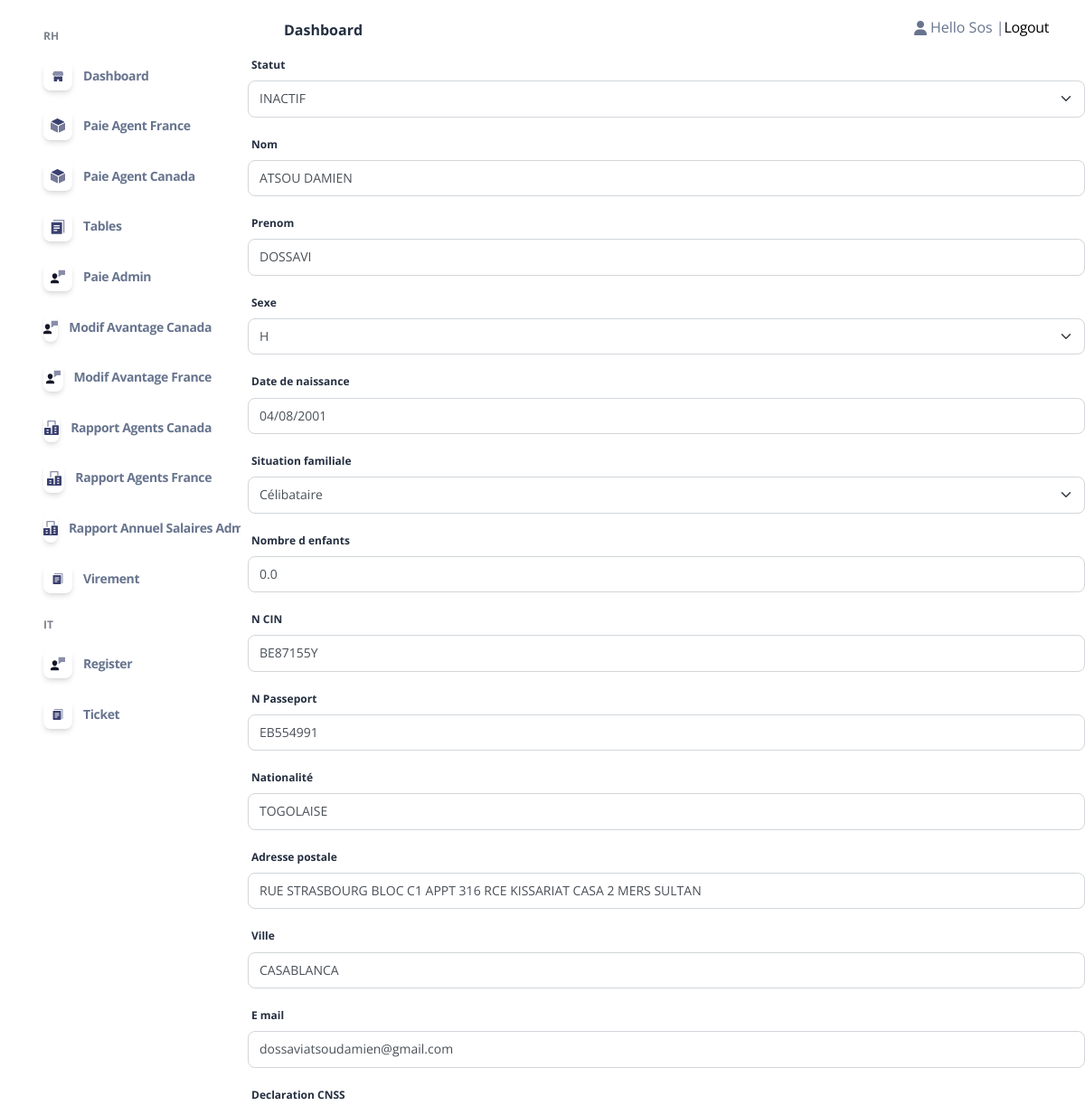
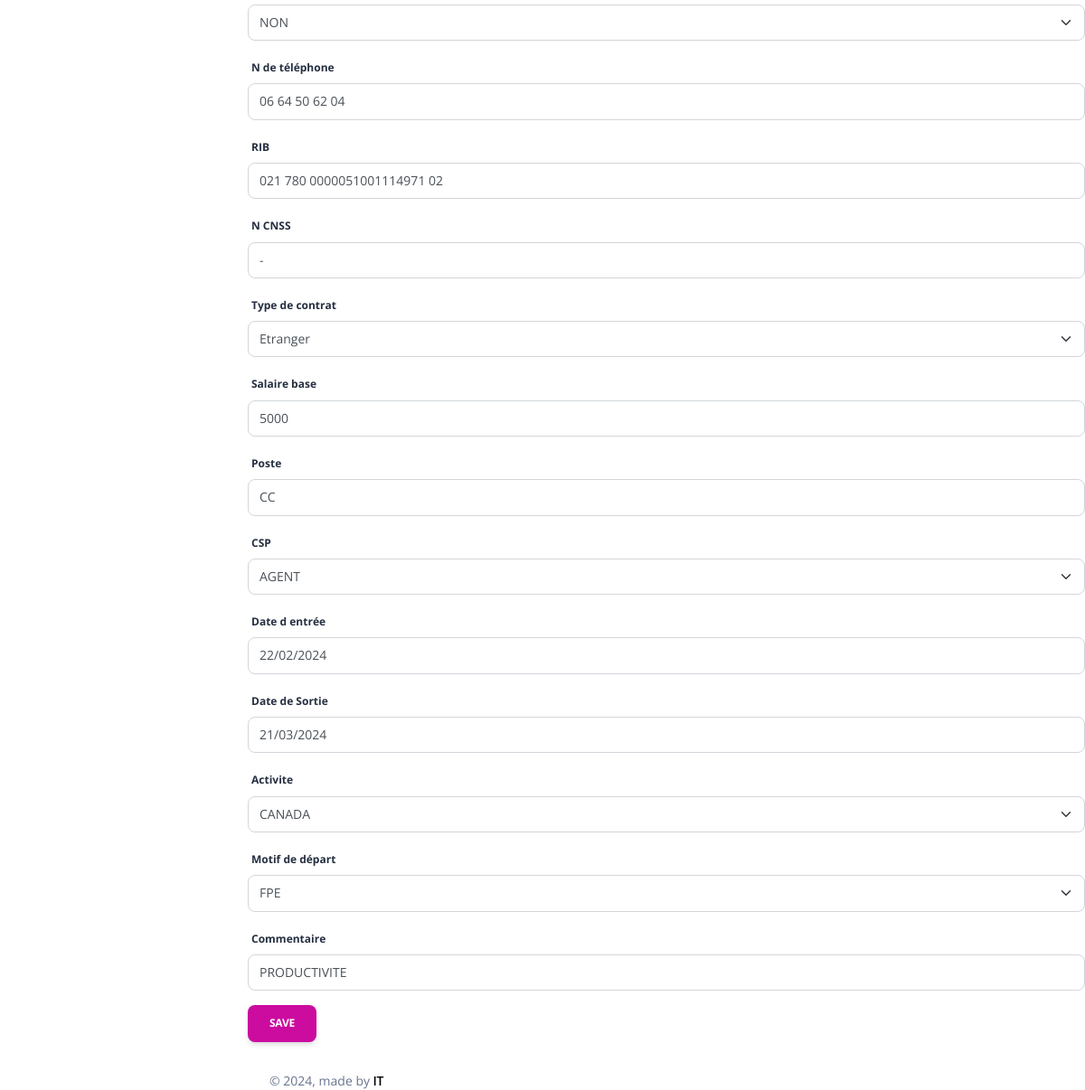
The page /EditC/18 (signed in) on the database its author committed (2 pictures, top to bottom).
### admin_Sos/models.py (models this page shows, shortened)
class Collaborateur(models.Model):
    Statut_P= (
        ('AGENT','AGENT'),
        ('CADRE','CADRE'),
        ('TECHNICIEN','TECHNICIEN'),
        ('STAGIAIRE','STAGIAIRE'),
    )
    STATUT_statut = (
        ('ACTIF','ACTIF'),
        ('INACTIF','INACTIF'),
        ('FORMATION','FORMATION'),
        ('STAGE','STAGE'),
    )
    STATUT_activite = (
        ('FRANCE','FRANCE'),
        ('CANADA','CANADA'),
    )
    STATUT_causededepart = (
        ('Demission','Demission'),
        ('Licenciement','Licenciement'),
        ('FPE','FPE'),
        ('Fin de contrat','Fin de contrat'),
        ('Comportement','Comportement'),
        ('Etudes','Etudes'),
        ('Sans motif(Volantaire)','Sans motif(Volantaire)'),
        ('Autre','Autre'),
    )
    Contart = (
        ('Etranger','Etranger'),
        ('Stage','Stage'),
        ('CDD','CDD'),
        ('CDI','CDI'),
    )
    TTGD = (
        ('Célibataire ','Célibataire'),
        ('Marié(e)','Marié(e)'),
        ('Divorcé(e)','Divorcé(e)'),
        ('Veuf(ve)','Veuf(ve)'),
    )
    statut_sexe = (
        ('H','H'),
        ('F','F'),
    )
    statut_TF = (
        ('OUI','OUI'),
        ('NON','NON'),
    )
    Statut = models.CharField(max_length=10,null=True,blank=True,choices=STATUT_statut)
    Nom = models.CharField(max_length=500,null=True,blank=True)
    Prenom = models.CharField(max_length=500,null=True,blank=True)
    Sexe = models.CharField(max_length=50,null=True,blank=True,choices=statut_sexe)
    Date_de_naissance = models.DateField(null=True,blank=True)
    Age = models.PositiveIntegerField(null=True,blank=True)
    Situation_familiale = models.CharField(max_length=100, null=True,blank=True,choices=TTGD)
    Nombre_d_enfants = models.FloatField(default=0, null=True,blank=True)
    N_CIN =models.CharField(default="-",max_length=120 ,null=True,blank=True)
    N_Passeport=models.CharField(default="-",max_length=300 ,null=True,blank=True)
    Nationalité=models.CharField(default="-",max_length=200,null=True,blank=True)
    Adresse_postale=models.CharField(default="-",max_length=200,null=True,blank=True)
    Ville=models.CharField(default="-",max_length=100,null=True,blank=True)
    E_mail= models.EmailField(null=True,blank=True)
    Declaration_CNSS= models.CharField(max_length=100,null=True,blank=True,choices=statut_TF)
    N_de_téléphone=models.CharField(max_length=200,null=True,blank=True)
    RIB = models.CharField(default="-",max_length=300,null=True,blank=True)
    N_CNSS= models.CharField(default="-",max_length=200,null=True,blank=True)
    Type_de_contrat= models.CharField(max_length=100,null=True,blank=True,choices=Contart)
    Salaire_base = models.PositiveBigIntegerField(default=0,null=True,blank=True)
    Nombre_de_Jour_Travaille_Admin= models.PositiveIntegerField(default=0,null=True,blank=True)
    Poste = models.CharField(max_length=100,null=True,blank=True)
    CSP = models.CharField(max_length=100,null=True,blank=True,choices=Statut_P)
    Date_d_entrée = models.DateField(null=True,blank=True)
    Date_de_Sortie = models.DateField(null=True,blank=True)
    anciennetee = models.IntegerField(default=0,null=True, blank=True)
    Motif_de_départ = models.CharField(default="-",max_length=1000,null=True,blank=True,choices=STATUT_causededepart)
    Commentaire = models.CharField(default="-",max_length=1000,null=True,blank=True)
    Prime_Produit = models.FloatField(default=0,null=True,blank=True)
    Nbre_d_heures_Travaillees= models.FloatField(default=0,null=True,blank=True)
    Planifier= models.FloatField(default=0,null=True,blank=True)
    Avance_sur_salaire = models.FloatField(default=0,null=True,blank=True)
    S_H = models.FloatField(default=0,null=True, blank=True)
    Activite=models.CharField(max_length=100,null=True,blank=True,choices=STATUT_activite)
    user =models.OneToOneField(User, null=True,blank=True,on_delete=models.CASCADE)

### admin_Sos/decorators.py (the view)
        def wrapper_func(request,*args, **kwargs):
            group=None
            if request.user.groups.exists():
                group= request.user.groups.all()[0].name
            if group == 'Admin':
                return view_func(request,*args, **kwargs)
            if group == 'Agent':
                return redirect('home')
            else:
                return redirect('login')

### admin_Sos/forms.py
class Collaborateurform(forms.ModelForm):
    class Meta:
        model=Collaborateur
        fields = ['Statut','Nom', 'Prenom','Sexe', 'Date_de_naissance','Situation_familiale','Nombre_d_enfants','N_CIN','N_Passeport','Nationalité','Adresse_postale','Ville','E_mail','Declaration_CNSS','N_de_téléphone','RIB','N_CNSS','Type_de_contrat','Salaire_base','Poste','CSP','Date_d_entrée','Date_de_Sortie','Activite','Motif_de_départ','Commentaire']

### admin_Sos/views.py (called while the page is built)
@login_required(login_url='login')
@admin_only
def EditCView(request,id):
    instance= Collaborateur.objects.get(id=id)
    if request.method == "POST":
        form = Collaborateurform(data=request.POST,files=request.FILES,instance=instance)
        if form.is_valid():
            form.save()
            return redirect('table')
    if request.method == "GET":
        form = Collaborateurform(instance=instance)
    return render(request,'admin_/EditC.html',{'form':form,'collaborateur':instance})

### Templates/admin_/EditC.html (shortened to what this page needs)
{% extends 'admin_/Base/homebase_admin.html' %}
{% block body %}{% include 'admin_/content/Modify/content_editC.html'%}{% endblock  %}

### Templates/admin_/Base/header_admin.html (shortened to what this page needs)
{% load static %}
<body class="g-sidenav-show h-100  bg-gray-100" style="background-color: white !important;">
  <aside class="sidenav navbar navbar-vertical navbar-expand-xs border-0 border-radius-xl my-3 fixed-left ms-3" id="sidenav-main">
    <div class="collapse navbar-collapse h-100 w-200" id="sidenav-collapse-main">
      <ul class="navbar-nav">
        <li class="nav-item mt-3">
          <h6 class="ps-4 ms-2 text-uppercase text-xs font-weight-bolder opacity-6" style="font-weight: bold;!important">RH</h6>
        </li>
        <li class="nav-item">
          <a class="nav-link  {% if request.path == '/home_admin/' %}active{% endif %}" href="{% url 'home_admin' %}">
            <div class="icon icon-shape icon-sm shadow border-radius-md bg-white text-center me-2 d-flex align-items-center justify-content-center">
            </div>
            <span class="nav-link-text ms-1" style="font-weight: bold;!important">Dashboard</span>
          </a>
        </li>
        <li class="nav-item">
          <a class="nav-link {% if request.path == '/HW/' %}active{% endif %}" href="{% url 'tableF' %}">
            <div class="icon icon-shape icon-sm shadow border-radius-md bg-white text-center me-2 d-flex align-items-center justify-content-center">
            </div>
            <span class="nav-link-text ms-1"style="font-weight: bold;!important">Paie Agent France</span>
          </a>
        </li>
        <li class="nav-item">
          <a class="nav-link {% if request.path == '/HW/' %}active{% endif %}" href="{% url 'tableC' %}">
            <div class="icon icon-shape icon-sm shadow border-radius-md bg-white text-center me-2 d-flex align-items-center justify-content-center">
            </div>
            <span class="nav-link-text ms-1"style="font-weight: bold;!important">Paie Agent Canada</span>
          </a>
        </li>
        <li class="nav-item">
          <a class="nav-link {% if request.path == '/table/' %}active{% endif %} " href="{% url 'table' %}">
            <div class="icon icon-shape icon-sm shadow border-radius-md bg-white text-center me-2 d-flex align-items-center justify-content-center">
            </div>
            <span class="nav-link-text ms-1"style="font-weight: bold;!important">Tables</span>
          </a>
        </li>
        <li class="nav-item">
          <a class="nav-link {% if request.path == '/Salaire Admin/' %}active{% endif %} " href="{% url 'salaire_admin' %}">
            <div class="icon icon-shape icon-sm shadow border-radius-md bg-white text-center me-2 d-flex align-items-center justify-content-center">
            </div>
            <span class="nav-link-text ms-1"style="font-weight: bold;!important">Paie Admin</span>
          </a>
        </li>
        <li class="nav-item">
          <a class="nav-link {% if request.path == '/Modif Salaire Agent Canada/' %}active{% endif %}  " href="{% url 'ModifSC' %}">
            <div class="icon icon-shape icon-sm shadow border-radius-md bg-white text-center me-2 d-flex align-items-center justify-content-center">
            </div>
            <span class="nav-link-text ms-1"style="font-weight: bold;!important">Modif Avantage Canada</span>
          </a>
        </li>
        <li class="nav-item">
          <a class="nav-link {% if request.path == '/Modif Salaire Agent France/' %}active{% endif %}  " href="{% url 'ModifSF' %}">
            <div class="icon icon-shape icon-sm shadow border-radius-md bg-white text-center me-2 d-flex align-items-center justify-content-center">
            </div>
            <span class="nav-link-text ms-1"style="font-weight: bold;!important">Modif Avantage France</span>
          </a>
        </li>
        <li class="nav-item">
          <a class="nav-link  {% if request.path == '/rapport Agent Canada/' %}active{% endif %} " href="{% url 'rapport Agent Canada' %}">
            <div class="icon icon-shape icon-sm shadow border-radius-md bg-white text-center me-2 d-flex align-items-center justify-content-center">
            </div>
            <span class="nav-link-text ms-1"style="font-weight: bold;!important">Rapport Agents Canada</span>
          </a>
        </li>
        <li class="nav-item">
          <a class="nav-link  {% if request.path == '/rapport Agent France/' %}active{% endif %} " href="{% url 'rapport Agent France' %}">
            <div class="icon icon-shape icon-sm shadow border-radius-md bg-white text-center me-2 d-flex align-items-center justify-content-center">
            </div>
            <span class="nav-link-text ms-1"style="font-weight: bold;!important">Rapport Agents France</span>
          </a>
        </li>
        <li class="nav-item">
          <a class="nav-link {% if request.path == '/rapport Admin/' %}active{% endif %} " href="{% url 'rapport Admin' %}">
            <div class="icon icon-shape icon-sm shadow border-radius-md bg-white text-center me-2 d-flex align-items-center justify-content-center">
            </div>
            <span class="nav-link-text ms-1"style="font-weight: bold;!important">Rapport Annuel Salaires Admins</span>
          </a>
        </li>
        <li class="nav-item">
          <a class="nav-link {% if request.path == '/Virement/' %}active{% endif %} " href="{% url 'virement' %}">
            <div class="icon icon-shape icon-sm shadow border-radius-md bg-white text-center me-2 d-flex align-items-center justify-content-center">
            </div>
            <span class="nav-link-text ms-1"style="font-weight: bold;!important">Virement</span>
          </a>
        </li>
        <li class="nav-item mt-3">
          <h6 class="ps-4 ms-2 text-uppercase text-xs font-weight-bolder opacity-6" style="font-weight: bold;!important">IT</h6>
        </li>
        <li class="nav-item">
          <a class="nav-link {% if request.path == '/register/' %}active{% endif %} " href="{% url 'register' %}">
            <div class="icon icon-shape icon-sm shadow border-radius-md bg-white text-center me-2 d-flex align-items-center justify-content-center">
            </div>
            <span class="nav-link-text ms-1"style="font-weight: bold;!important">Register</span>
          </a>
        </li>
        <li class="nav-item">
          <a class="nav-link {% if request.path == '/test/' %}active{% endif %} " href="">
            <div class="icon icon-shape icon-sm shadow border-radius-md bg-white text-center me-2 d-flex align-items-center justify-content-center">
            </div>
            <span class="nav-link-text ms-1"style="font-weight: bold;!important">Ticket</span>
          </a>
        </li>
      </ul>
    </div>
  </aside>
  <main class="main-content mt-1 border-radius-lg">
    <nav class="navbar navbar-main navbar-expand-lg px-0 mx-4 shadow-none border-radius-xl" id="navbarBlur" navbar-scroll="true">
      <div class="container-fluid py-1 px-3">
        <nav aria-label="breadcrumb">
          <ol class="breadcrumb bg-transparent mb-0 pb-0 pt-1 px-0 me-sm-6 me-5">
          </ol>
          <h6 class="font-weight-bolder mb-0"style="font-weight: bold;!important;" >Dashboard</h6>
        </nav>
        <div class="collapse navbar-collapse mt-sm-0 mt-2 me-md-0 me-sm-4" id="navbar">
          <ul class="navbar-nav  justify-content-end">
            <li class="nav-item d-flex align-items-center">
              {% if request.user.is_authenticated%}
                <i class="fa fa-user me-sm-1"></i>
				    			    <div> Hello {{request.user}} | </a></div>
                      <div><a  href="{% url 'logout' %}" > Logout</a></div>
						  {% endif %}
            </li>
          </ul>
        </div>
      </div>
    </nav>

### Templates/admin_/content/Modify/content_editC.html (shortened to what this page needs)
{% load crispy_forms_tags %}
<form method="POST" enctype="multipart/form-data" data-url="{% url 'EditC' id=collaborateur.id %}" class="create-form">
   {{form|crispy}}
   <button type="submit" name="Ajouter" value="Ajouter" class="btn btn-primary">Save</button>
</form>

### static/Admin Page/assets/css/nucleo-svg.css (style rules this page uses)
.icon { display: inline-block; color: #111111; height: 1em; width: 1em; }
.icon-sm { height: 0.8em; width: 0.8em; }
.icon { fill: currentColor; stroke: none; }

### rows shown on the page
Collaborateur: Statut "INACTIF", Nom "ATSOU DAMIEN", Prenom "DOSSAVI", Sexe "H", Date_de_naissance "04/08/2001", Situation_familiale "Célibataire", Nombre_d_enfants "0.0", N_CIN "BE87155Y", N_Passeport "EB554991", Nationalité "TOGOLAISE", Adresse_postale "RUE STRASBOURG BLOC C1 APPT 316 RCE KISSARIAT CASA 2 MERS SULTAN", Ville "CASABLANCA", E_mail "dossaviatsoudamien@gmail.com", Declaration_CNSS "NON", N_de_téléphone "06 64 50 62 04", RIB "021 780 0000051001114971 02", N_CNSS "-", Type_de_contrat "Etranger", Salaire_base "5000", Poste "CC", CSP "AGENT", Date_d_entrée "22/02/2024", Date_de_Sortie "21/03/2024", Activite "CANADA", Motif_de_départ "FPE", Commentaire "PRODUCTIVITE"

### other values the page prints
{{ request.user }} "Sos"
